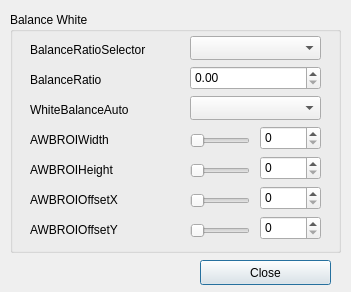
<?xml version="1.0" encoding="UTF-8"?>
<ui version="4.0">
 <class>CWhiteBalance</class>
 <widget class="QDialog" name="CWhiteBalance">
  <property name="geometry">
   <rect>
    <x>0</x>
    <y>0</y>
    <width>351</width>
    <height>292</height>
   </rect>
  </property>
  <property name="windowTitle">
   <string>WhiteBalance</string>
  </property>
  <widget class="QGroupBox" name="Balance_White">
   <property name="geometry">
    <rect>
     <x>10</x>
     <y>12</y>
     <width>331</width>
     <height>241</height>
    </rect>
   </property>
   <property name="title">
    <string>Balance White</string>
   </property>
   <widget class="QComboBox" name="BalanceRatioSelector">
    <property name="geometry">
     <rect>
      <x>180</x>
      <y>24</y>
      <width>131</width>
      <height>24</height>
     </rect>
    </property>
    <property name="editable">
     <bool>false</bool>
    </property>
   </widget>
   <widget class="QLabel" name="BalanceRatioSelectorLabel">
    <property name="geometry">
     <rect>
      <x>20</x>
      <y>30</y>
      <width>141</width>
      <height>16</height>
     </rect>
    </property>
    <property name="text">
     <string>BalanceRatioSelector</string>
    </property>
   </widget>
   <widget class="QLabel" name="BalanceRatioLabel">
    <property name="geometry">
     <rect>
      <x>20</x>
      <y>60</y>
      <width>121</width>
      <height>16</height>
     </rect>
    </property>
    <property name="text">
     <string>BalanceRatio</string>
    </property>
   </widget>
   <widget class="QLabel" name="AWBROIHeightLabel">
    <property name="geometry">
     <rect>
      <x>20</x>
      <y>150</y>
      <width>151</width>
      <height>16</height>
     </rect>
    </property>
    <property name="text">
     <string>AWBROIHeight</string>
    </property>
   </widget>
   <widget class="QSlider" name="AWBROIHeightSlider">
    <property name="geometry">
     <rect>
      <x>180</x>
      <y>149</y>
      <width>60</width>
      <height>20</height>
     </rect>
    </property>
    <property name="inputMethodHints">
     <set>Qt::ImhNone</set>
    </property>
    <property name="orientation">
     <enum>Qt::Horizontal</enum>
    </property>
    <property name="invertedAppearance">
     <bool>false</bool>
    </property>
    <property name="invertedControls">
     <bool>false</bool>
    </property>
    <property name="tickPosition">
     <enum>QSlider::NoTicks</enum>
    </property>
   </widget>
   <widget class="QDoubleSpinBox" name="BalanceRatioSpin">
    <property name="geometry">
     <rect>
      <x>180</x>
      <y>54</y>
      <width>131</width>
      <height>24</height>
     </rect>
    </property>
   </widget>
   <widget class="QSpinBox" name="AWBROIHeightSpin">
    <property name="geometry">
     <rect>
      <x>250</x>
      <y>144</y>
      <width>61</width>
      <height>24</height>
     </rect>
    </property>
   </widget>
   <widget class="QLabel" name="AWBROIWidthLabel">
    <property name="geometry">
     <rect>
      <x>20</x>
      <y>120</y>
      <width>151</width>
      <height>16</height>
     </rect>
    </property>
    <property name="text">
     <string>AWBROIWidth</string>
    </property>
   </widget>
   <widget class="QSpinBox" name="AWBROIWidthSpin">
    <property name="geometry">
     <rect>
      <x>250</x>
      <y>114</y>
      <width>61</width>
      <height>24</height>
     </rect>
    </property>
   </widget>
   <widget class="QSlider" name="AWBROIWidthSlider">
    <property name="geometry">
     <rect>
      <x>180</x>
      <y>119</y>
      <width>60</width>
      <height>20</height>
     </rect>
    </property>
    <property name="inputMethodHints">
     <set>Qt::ImhNone</set>
    </property>
    <property name="orientation">
     <enum>Qt::Horizontal</enum>
    </property>
    <property name="invertedAppearance">
     <bool>false</bool>
    </property>
    <property name="invertedControls">
     <bool>false</bool>
    </property>
    <property name="tickPosition">
     <enum>QSlider::NoTicks</enum>
    </property>
   </widget>
   <widget class="QSpinBox" name="AWBROIOffsetYSpin">
    <property name="geometry">
     <rect>
      <x>250</x>
      <y>204</y>
      <width>61</width>
      <height>24</height>
     </rect>
    </property>
   </widget>
   <widget class="QSlider" name="AWBROIOffsetYSlider">
    <property name="geometry">
     <rect>
      <x>180</x>
      <y>209</y>
      <width>60</width>
      <height>20</height>
     </rect>
    </property>
    <property name="inputMethodHints">
     <set>Qt::ImhNone</set>
    </property>
    <property name="orientation">
     <enum>Qt::Horizontal</enum>
    </property>
    <property name="invertedAppearance">
     <bool>false</bool>
    </property>
    <property name="invertedControls">
     <bool>false</bool>
    </property>
    <property name="tickPosition">
     <enum>QSlider::NoTicks</enum>
    </property>
   </widget>
   <widget class="QSlider" name="AWBROIOffsetXSlider">
    <property name="geometry">
     <rect>
      <x>180</x>
      <y>179</y>
      <width>60</width>
      <height>20</height>
     </rect>
    </property>
    <property name="inputMethodHints">
     <set>Qt::ImhNone</set>
    </property>
    <property name="orientation">
     <enum>Qt::Horizontal</enum>
    </property>
    <property name="invertedAppearance">
     <bool>false</bool>
    </property>
    <property name="invertedControls">
     <bool>false</bool>
    </property>
    <property name="tickPosition">
     <enum>QSlider::NoTicks</enum>
    </property>
   </widget>
   <widget class="QSpinBox" name="AWBROIOffsetXSpin">
    <property name="geometry">
     <rect>
      <x>250</x>
      <y>174</y>
      <width>61</width>
      <height>24</height>
     </rect>
    </property>
   </widget>
   <widget class="QLabel" name="AWBROIOffsetXLabel">
    <property name="geometry">
     <rect>
      <x>20</x>
      <y>180</y>
      <width>151</width>
      <height>16</height>
     </rect>
    </property>
    <property name="text">
     <string>AWBROIOffsetX</string>
    </property>
   </widget>
   <widget class="QLabel" name="AWBROIOffsetYLabel">
    <property name="geometry">
     <rect>
      <x>20</x>
      <y>210</y>
      <width>151</width>
      <height>16</height>
     </rect>
    </property>
    <property name="text">
     <string>AWBROIOffsetY</string>
    </property>
   </widget>
   <widget class="QComboBox" name="WhiteBalanceAuto">
    <property name="geometry">
     <rect>
      <x>180</x>
      <y>84</y>
      <width>131</width>
      <height>24</height>
     </rect>
    </property>
    <property name="editable">
     <bool>false</bool>
    </property>
   </widget>
   <widget class="QLabel" name="WhiteBalanceRatioLabel">
    <property name="geometry">
     <rect>
      <x>20</x>
      <y>90</y>
      <width>141</width>
      <height>16</height>
     </rect>
    </property>
    <property name="text">
     <string>WhiteBalanceAuto</string>
    </property>
   </widget>
  </widget>
  <widget class="QPushButton" name="WhiteBalance_Close">
   <property name="geometry">
    <rect>
     <x>200</x>
     <y>260</y>
     <width>131</width>
     <height>25</height>
    </rect>
   </property>
   <property name="focusPolicy">
    <enum>Qt::StrongFocus</enum>
   </property>
   <property name="text">
    <string>Close</string>
   </property>
  </widget>
 </widget>
 <tabstops>
  <tabstop>BalanceRatioSelector</tabstop>
  <tabstop>BalanceRatioSpin</tabstop>
  <tabstop>WhiteBalanceAuto</tabstop>
  <tabstop>AWBROIWidthSlider</tabstop>
  <tabstop>AWBROIWidthSpin</tabstop>
  <tabstop>AWBROIHeightSlider</tabstop>
  <tabstop>AWBROIHeightSpin</tabstop>
  <tabstop>AWBROIOffsetXSlider</tabstop>
  <tabstop>AWBROIOffsetXSpin</tabstop>
  <tabstop>AWBROIOffsetYSlider</tabstop>
  <tabstop>AWBROIOffsetYSpin</tabstop>
  <tabstop>WhiteBalance_Close</tabstop>
 </tabstops>
 <resources/>
 <connections/>
</ui>
